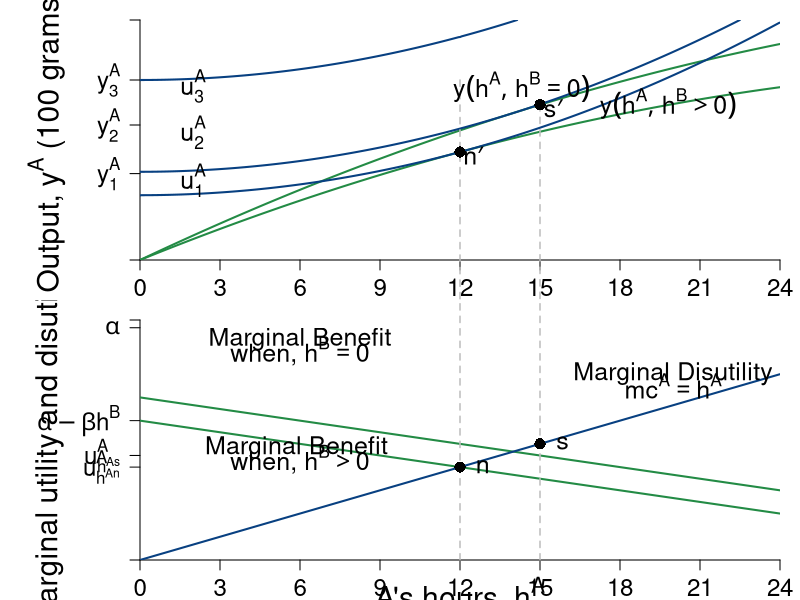

Recreate this plot in R.
require(shape)
pdf(file = "coordination_failures/mb_mc_hours_paramcheck.pdf", width = 9, height = 12)

#Set parameters for graphics
pointsize <- 1.8
axislabelsize <- 1.8
labelsize <- 1.5
namesize <- 1.8
annotatesize <- 1.5
graphlinewidth <- 2
segmentlinewidth <- 1.5

COL <- c("#7fc97f", "#beaed4", "#fdc086", "#ffff99", "#386cb0", "#f0027f", "#bf5b17", "#666666")
COLA <- c("#99d8c9","#66c2a4","#41ae76", "#238b45", "#005824")
COLB <- c("#4eb3d3", "#2b8cbe", "#0868ac","#084081")


#Need to create a stacked graph and 
#use the option mfrow = c(2,1) for that
par(mar =  c(2, 7, 1, 1), mfrow = c(2,1))

indiffA <- function(ea, uA = 46.08) {
  uA + (1/2)*(ea)^2
}

hAopt <- function(alpha = 21, beta = 1/4){
  alpha/(1 + 2*beta)
}

hANE <- function(alpha = 21, beta = 1/4){
  alpha/(1 + 3*beta)
}

output <- function(ea, eb = hANE(alpha = 21), alpha = 21, beta = 1/4){
  (alpha - beta*(ea+eb))*ea
}

uA <- function(ea, ya = output) {
  ya - 0.5*(ea)^2
}

mrsA <- function(ea){
  ea
}

slopeline <- function(ea, yint = 0.5, slope = 2){
  yint + slope*ea
}



xlims <- c(0, 24)
ylims <- c(0, 400)

npts <- 501 
x <- seq(xlims[1], xlims[2], length.out = npts)
y <- seq(ylims[1], ylims[2], length.out = npts) 
a <- c(uA(ea = hANE(alpha = 21), output(ea = hANE(alpha = 21), eb = hANE(alpha = 21))), 
       uA(ea = hAopt(alpha = 21), output(ea = hAopt(alpha = 21), eb = 0)), 
       300)

plot(0, 0, xlim = xlims, ylim = ylims, type = "n",
     xlab = expression(paste("")),
     ylab = expression(paste("")), 
     xaxt = "n", 
     yaxt = "n", 
     cex.lab = axislabelsize, 
     bty = "n",
     xaxs="i", 
     yaxs="i")

# ticksy <- seq(from = 0, to = ylims[2], by = 2)
# ylabels <- seq(from = 0, to = ylims[2], by = 2)
ticksx <- seq(from = 0, to = xlims[2], by = 3)
xlabels <- seq(from = 0, to = xlims[2], by = 3)
ticksy <- c(0, 144, 225, 300, ylims[2])
ylabels <- c(NA, expression(paste(y[1]^A)), expression(paste(y[2]^A)), expression(paste(y[3]^A)), NA)
# ticksx <- c(0, 6.9, 12, 9.6, 16, 24, 26)
# xlabels <- c(NA, expression(paste(e^A,"*")), expression(paste(1/2*beta)), expression(paste(e^{AN})), expression(paste(alpha)), expression(paste(1/beta)), NA)

axis(1, at = ticksx, pos = 0, labels = xlabels, cex.axis= labelsize - 0.05)
axis(2, at = ticksy, pos = 0, labels = ylabels, las = 1, cex.axis= labelsize - 0.05)

npts <- 500 
xx1 <- seq(xlims[1], xlims[2], length.out = npts)

lines(xx1, output(xx1, eb = 0), col = COLA[4], lwd = graphlinewidth)
lines(xx1, output(xx1, eb = hANE(alpha = 21)), col = COLA[4], lwd = graphlinewidth)

contour(x, y,
        outer(x, y, uA),
        drawlabels = FALSE,
        col = COLB[4],
        lwd = graphlinewidth,
        levels = a,
        xaxs="i",
        yaxs="i",
        add = TRUE)

segments(12, 300, 12, -300, lty = 2, col = "gray", lwd = segmentlinewidth, xpd = 350)
segments(15, output(ea = 15, eb = 0), 15, -300, lty = 2, col = "gray", lwd = segmentlinewidth, xpd = 350)

# segments(2, 0, 2, ylims[2], lty = 2, col = "gray" , lwd = segmentlinewidth)
# segments(6, 0, 6, ylims[2], lty = 2, col = "gray" , lwd = segmentlinewidth)

#Axis labels
#mtext(expression(paste("A's hours, ", h^A)), side=1, line = 3.2, cex = axislabelsize)
#text(0.5*xlims[2], -40, expression(paste("A's hours, ", h^A)), xpd = TRUE, cex = axislabelsize)
text(-3.5, 0.5*ylims[2], expression(paste("Output, ", y^A," (100 grams)")), xpd = TRUE, cex = axislabelsize, srt = 90)

# text(-0.9, 0.5*ylims[2], expression(paste("Output, ", y^A)), xpd = TRUE, cex = axislabelsize, srt = 90)
# text(5, 12, expression(paste("slope", phantom()==h^A, phantom() == 2)), cex = annotatesize)
# Arrows(3.6, 12, 2.4, 12, col = "black", lty = 1, lwd = 2, arr.type = "triangle", arr.lwd = 0.5)
# text(9, 28, expression(paste("slope", phantom()==h^A, phantom() == 6)), cex = annotatesize)
# Arrows(7.6, 28, 6.4, 28, col = "black", lty = 1, lwd = 2, arr.type = "triangle", arr.lwd = 0.5)

#Label the iso-welfare functions for the HG, Aisha
text(2, 133, expression(u[1]^A), cex = annotatesize)
text(2, 213, expression(u[2]^A), cex = annotatesize)
text(2, 290, expression(u[3]^A), cex = annotatesize)

points(12, output(ea = 12), pch = 16, col = "black", cex = 1.5)
text(12 + 0.5, output(ea = 12) - 6, expression(paste(n*minute)), cex = annotatesize)

points(15, output(ea = 15, eb = 0), pch = 16, col = "black", cex = 1.5)
text(15 + 0.5, output(ea = 15, eb = 0) - 6, expression(paste(s*minute)), cex = annotatesize)


text(14.3, 288, expression(paste(y(h^A, h^B == 0))), cex = annotatesize)
text(19.8, 260, expression(paste(y(h^A, h^B >0))), cex = annotatesize)



MBenefit <- function(ea, eb = 12, alpha = 21, beta = 1/4) {
  (alpha - beta*eb - 2*beta*ea)
}

MCost <- function(ea, slope = 1, intercept = 0){
  slope*ea
}


xlims <- c(0, 24)
ylims <- c(0, 31)

npts <- 501 
x <- seq(xlims[1], xlims[2], length.out = npts)
y <- seq(ylims[1], ylims[2], length.out = npts) 
a <- c(12, 46.08, 90)

plot(0, 0, xlim = xlims, ylim = ylims, type = "n",
     xlab = expression(paste("")),
     ylab = expression(paste("")), 
     xaxt = "n", 
     yaxt = "n", 
     cex.lab = axislabelsize, 
     bty = "n",
     xaxs="i", 
     yaxs="i")

# ticksy <- seq(from = 0, to = ylims[2], by = 2)
# ylabels <- seq(from = 0, to = ylims[2], by = 2)
# ticksx <- seq(from = 0, to = xlims[2], by = 2)
# xlabels <- seq(from = 0, to = xlims[2], by = 2)
ticksy <- c(0, MBenefit(12), MBenefit(15, eb = 0), MBenefit(ea = 0), 30, ylims[2])
ylabels <- c(NA, expression(paste(u[h^An]^A)), expression(paste(u[h^As]^A)), expression(paste(alpha - beta*h^B)), expression(paste(alpha)), NA)
# ticksx <- c(0, 12, 15, 24, 30, xlims[2])
# xlabels <- c(0, 12, 15, 24, 30, xlims[2])
ticksx <- seq(xlims[1], xlims[2], 3)
xlabels <- seq(xlims[1], xlims[2], 3)
#xlabels <- c(NA, expression(paste(h[1]^A)), expression(paste(h[2]^A)), expression(paste(frac(alpha - beta*h^b,2*beta) )), expression(paste(frac(alpha,2*beta) )), NA)

axis(1, at = ticksx, pos = 0, labels = xlabels ,las = 1, cex.axis = labelsize - 0.05)
axis(2, at = ticksy, pos = 0, labels = ylabels, las = 1, cex.axis = labelsize - 0.05)
#text(x = c(0, 12, 15, 24, 30, xlims[2]), par("usr")[3] - 0.4, labels = xlabels, srt = 0, pos = 1, xpd = TRUE, cex = labelsize - 0.05)

#mtext(expression(paste("Aram's hours, ", h^A)), side=1, line = 4, cex = axislabelsize)
text(0.5*xlims[2], -4.5, expression(paste("A's hours, ", h^A)), xpd = TRUE, cex = axislabelsize)
text(-3.5, 0.5*ylims[2], expression(paste("A's marginal utility and disutility, ", u[h^A]^A)), xpd = TRUE, cex = axislabelsize, srt = 90) 

npts <- 500 
xx1 <- seq(xlims[1], xlims[2], length.out = npts)
xx2 <- seq(4, 8, length.out = npts)

lines(xx1, MBenefit(xx1, eb = 12), col = COLA[4], lwd = graphlinewidth)
lines(xx1, MBenefit(xx1, eb = 0), col = COLA[4], lwd = graphlinewidth)
lines(xx1, MCost(xx1), col = COLB[4], lwd = graphlinewidth)

#For NE hours = 12
# segments(0, 12, 12, 12, lty = 2, col =  "gray", lwd = segmentlinewidth)
segments(12, 0, 12, 300, lty = 2, col = "gray", lwd = segmentlinewidth, xpd = 350)
segments(15, 0, 15, 300, lty = 2, col = "gray", lwd = segmentlinewidth, xpd = 350)


#segments(0, 12, 300, 12, lty = 2, col =  "gray", lwd = segmentlinewidth, xpd = TRUE)

#For P-efficient hours = 10
#segments(0, MBenefit(15, eb = 0), 15, MBenefit(15, eb = 0), lty = 2, col = "gray" , lwd = segmentlinewidth)
#segments(15, 0, 15, MBenefit(15, eb = 0),  lty = 2, col = "gray" , lwd = segmentlinewidth)


text(6, 28.5, expression(paste("Marginal Benefit")), cex = labelsize)
text(6, 27, expression(paste("when, ", h^B== 0 )), cex = labelsize)
#text(8, 26.5, expression(paste("Marginal Benefit")), cex = labelsize)
#text(8, 25, expression(paste("when, ", h^B== 0 )), cex = labelsize)
#text(11.5, 24.3, expression(paste(mb^A== alpha - 2*beta*h^A )), cex = labelsize)
#text(11.5, 22.5, expression(paste("when, ", h^B== 0 )), cex = labelsize)

text(6, 14.5, expression(paste("Marginal Benefit ")), cex = labelsize)
text(6, 13, expression(paste("when, ", h^B > 0 )), cex = labelsize)
#text(5.5, 15.5, expression(paste("Marginal Benefit ")), cex = labelsize)
#text(5.5, 14, expression(paste("when, ", h^B > 0 )), cex = labelsize)
#text(24.5, 13.5, expression(paste(mb^A == alpha - beta*h^B - 2*beta*h^A)), cex = labelsize)
#text(24.5, 12, expression(paste("when, ", h^B > 0 )), cex = labelsize)
#Arrows(21.5, 12.5, 17, 8, col = "black", lty = 1, lwd = 2, arr.type = "triangle", arr.lwd = 0.5)


text(20, 24, expression(paste("Marginal Disutility")), cex = labelsize)
text(20, 22.5, expression(paste(mc^A == h^A)), cex = labelsize)




points(12, 12, pch = 16, col = "black", cex = 1.5)
text(12 + 0.85, 12.1, expression(paste(n)), cex = labelsize)

points(15, 15, pch = 16, col = "black", cex = 1.5)
text(15 + 0.85, 15.1, expression(paste(s)), cex = labelsize)

#Label the iso-welfare functions for the HG, Aisha
text(9.7, 60, expression(u[1]^A),  cex= labelsize - 0.05)
text(7.6, 60, expression(u[2]^A), cex= labelsize - 0.05)
text(4.8, 60, expression(u[3]^A), cex= labelsize - 0.05)


dev.off()
